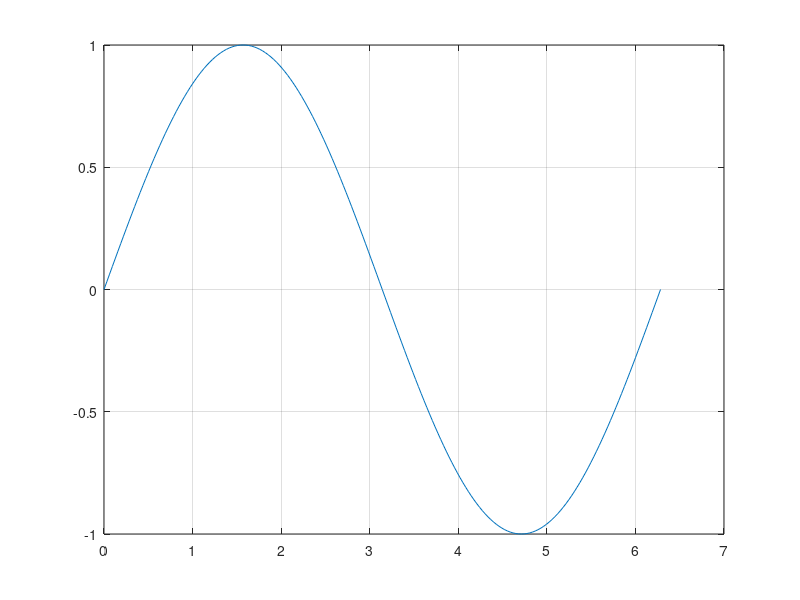

Source code (MATLAB):
%% This code plots a surface and it's contour for a given equation with three variables

% Use to show use of Publish code, breakpoint, 


% clear all
close all

% [X,Y] = meshgrid(-3:.2:2);
% Z = X .* exp(-X.^2 - Y.^2);
% surf(X,Y,Z)
% figure
% contour3(X,Y,Z)

x = 0:pi/100:2*pi;
y = sin(x);
plot(x,y)
grid on


%% User-defined functions

% a = 2;
% b = 3;
% 
% [res1] = calculateSum(a,b)




%% looping eg

% Use to show use of auto-indent

conditionVariable = 2;

% if conditionVariable == 2
%     disp('2')
% else
%     disp('3')
% end

% while conditionVariable == 2        %braaces not required llike C
%     disp('2')                   % show how to stop infinite running program 
% end

sum = 2;

tic
for i = 1:10000
    sumUpdated = sum*i;
end
toc

tic 
i = 1:10000;
sumUpdated = sum*i;
toc    
%% Preallocation eg

% Use to show use of tic toc

% tic
% x = 0;
% for k = 2:1000000
%    x(k) = x(k-1) + 5;
% end
% toc

% tic
% x = zeros(1,1000000);
% for k = 2:1000000
%    x(k) = x(k-1) + 5;
% end
% toc



%% FFT

% fs = 1000;
% t = 0:1/fs:2*pi;
% f1 = 10;
% f2 = 20;
% y = cos(f1*t) + cos(f2*t);
% yFft = fft(y);
% yFftMag = abs(yFft);
% plot(yFftMag)

 

    
    
    
    
    
    
    
    
    
    
    
 